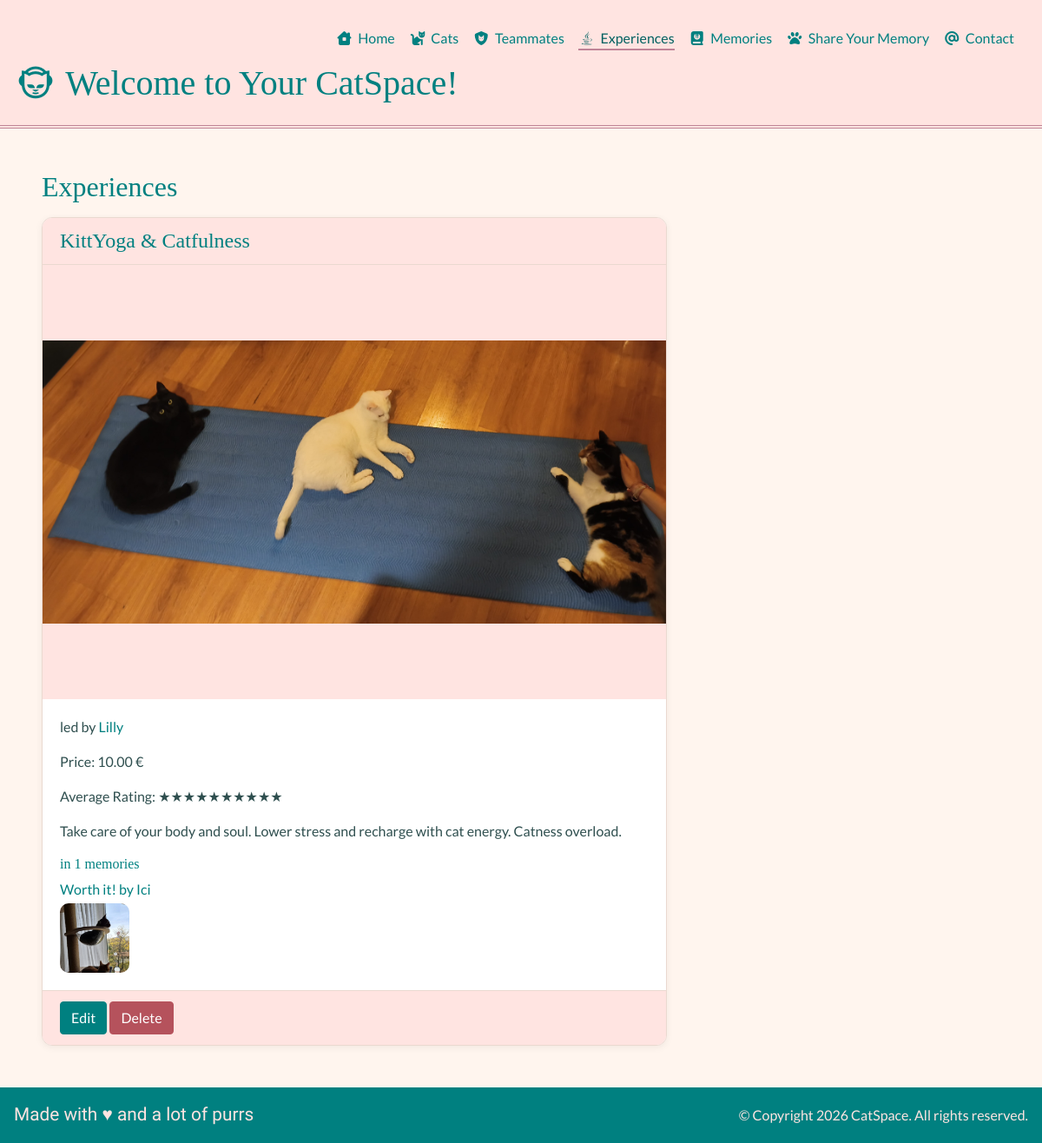
The page /experiences/kittyoga-catfulness-1/ on the database as committed earlier.
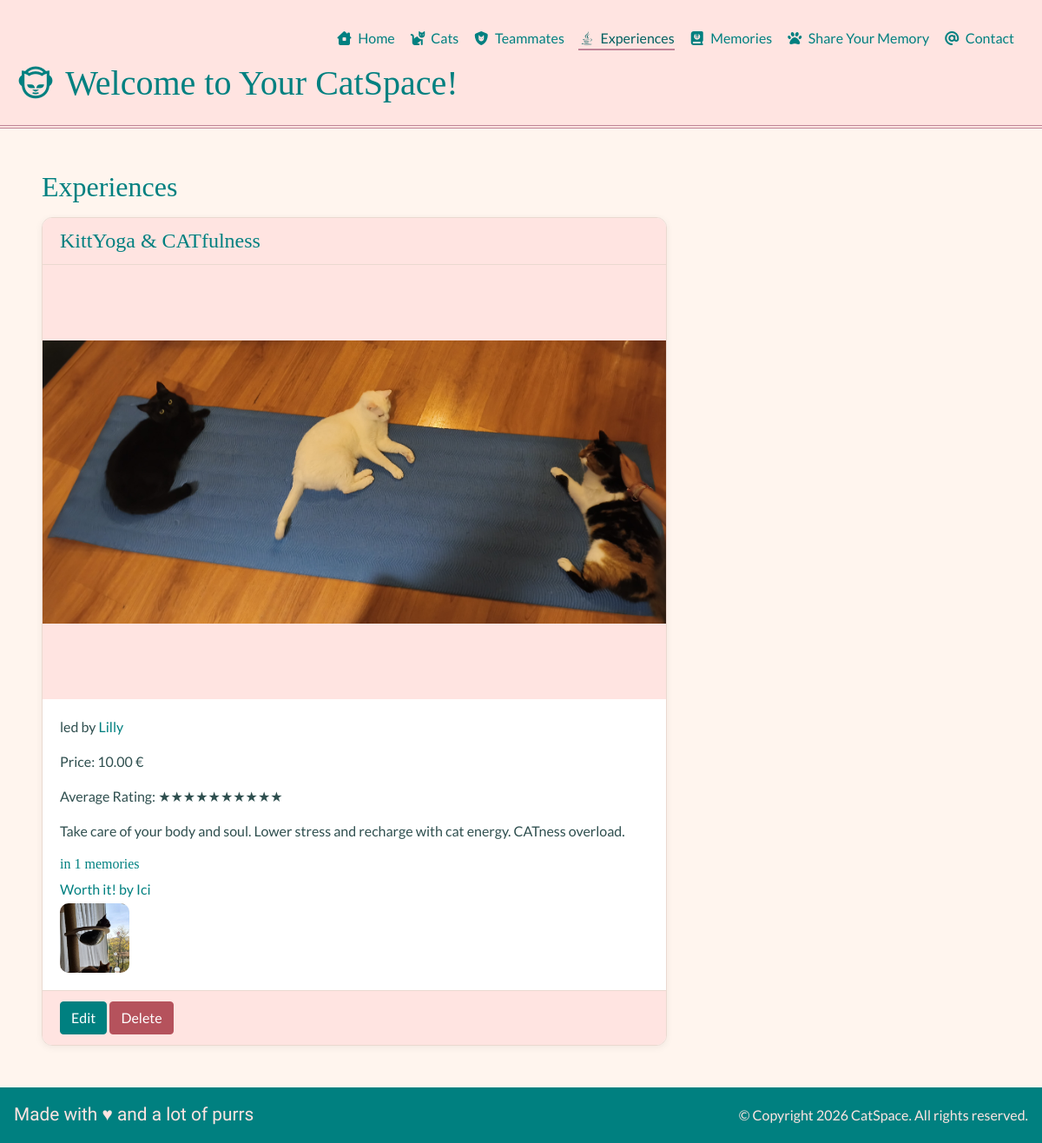
The same page on the database as committed later.
### experiences/models.py (models this page shows, shortened)
class Experience(TimeStampMixin):
    name = models.CharField(max_length=30, unique=True)
    description = models.TextField(blank=True)
    cover_image_url = models.URLField(null=True, blank=True)
    price = models.DecimalField(max_digits=5, decimal_places=2, validators=[MinValueValidator(0)])
    teammate = models.ForeignKey("teammates.Teammate", on_delete=models.SET_NULL, null=True, blank=True,
                                 related_name="experiences")
    is_available = models.BooleanField(default=True, blank=True)
    slug = models.SlugField(blank=True, unique=True)
    class Meta:
        ordering = ["-updated_at"]
    def __str__(self) -> str:
        return self.name

### teammates/models.py (models this page shows)
class Teammate(TimeStampMixin):
    name = models.CharField(max_length=30)
    description = models.TextField(blank=True)
    email = models.EmailField(max_length=100, unique=True)
    phone = PhoneNumberField(region="BG", blank=True, null=True)
    image_url = models.URLField(blank=True, null=True)
    username = models.CharField(max_length=30, unique=True, validators=[RegexValidator(r"^\w+\Z")])
    def __str__(self) -> str:
        return self.name
    class Meta:
        ordering = ["created_at"]

### experiences/views.py (the view)
# urls.py: path("", views.ExperienceDetail.as_view(), name="detail"),
class ExperienceDetail(DetailView):
    queryset = Experience.objects.select_related("teammate").prefetch_related("memories").annotate(
        avg_rating=Avg("memories__rating"))

### memories/models.py (called while the page is built)
    def __str__(self) -> str:
        return f"{self.title} by {self.author}"

### memories/templatetags/memory_extras.py (called while the page is built)
@register.filter
def stars(value):
    max_stars = 10
    if not value:
        return "Not rated yet"
    value = round(float(value))
    return "★" * value + "☆" * (max_stars - value)

### templates/experiences/experience_detail.html (shortened to what this page needs)
{% extends "base.html" %}
{% load memory_extras %}
{% load static %}
{% block content %}
    <h2>Experiences</h2>
    <article class="card detail-card">
        <div class="card-header">
            <h4 class="mb-0">{{ experience }}</h4>
        </div>
        {% if experience.cover_image_url %}
            <img src="{{ experience.cover_image_url }}" alt="Cover Image" class="detail-img">
        {% else %}
            <img src="{% static 'images/yoga.jpg' %}" alt="Yoga Cats" class="detail-img">
        {% endif %}
        <div class="card-body">
            {% if experience.teammate %}
                <p>led by
                    <a href="{% url 'teammates:detail' experience.teammate.id %}">{{ experience.teammate }}</a>
                </p>
            {% endif %}
            <p>Price: {{ experience.price }} &euro;</p>
            <p>Average Rating: {{ experience.avg_rating|stars }}</p>
            {% if experience.description %}<p>{{ experience.description }}</p>{% endif %}
            {% if experience.memories.count %}
                <h4 class="card-subheading">in {{ experience.memories.count }} memories</h4>
                {% for memory in experience.memories.all %}
                    <p class="mb-1"><a href="{% url 'memories:detail' memory.pk %}">{{ memory }}</a></p>
                {% endfor %}
                <div class="thumbnails">
                    {% for memory in experience.memories.all %}
                        {% if memory.image %}
                            <img src="{{ memory.image.url }}" alt="Memory Image">
                        {% endif %}
                    {% endfor %}
                </div>
            {% endif %}
        </div>
        <div class="card-footer">
            <a href="{% url 'experiences:update' experience.slug %}" class="btn btn-primary">Edit</a>
            <a href="{% url 'experiences:delete' experience.slug %}" class="btn btn-danger">Delete</a>
        </div>
    </article>
{% endblock %}

Rows that differ between the two databases and show on the page:
changed Experience "Lilly": name "KittYoga & Catfulness" → "KittYoga & CATfulness"; description "Take care of your body and soul. Lower stress and recharge with cat energy. Catness overload." → "Take care of your body and soul. Lower stress and recharge with cat energy. CATness overload."
